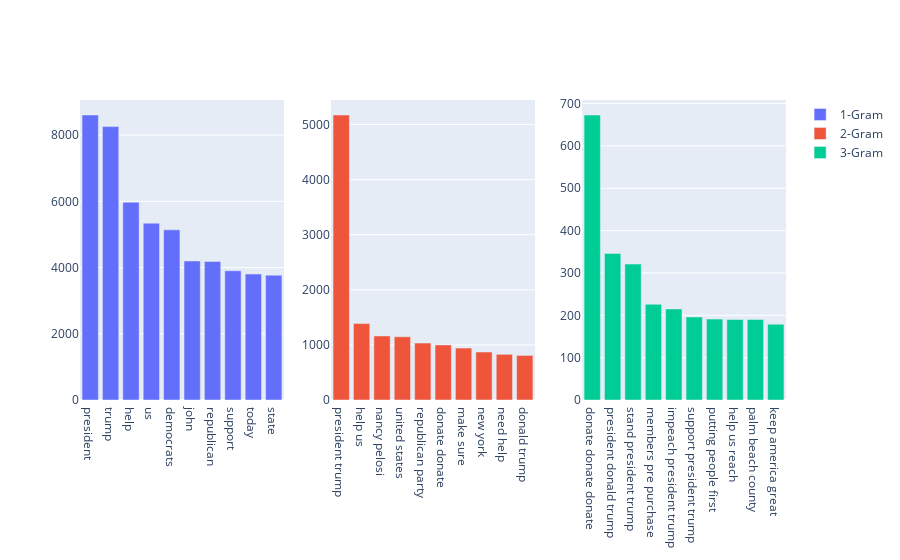

The cell this chart's notebook holds for it:
### Code cell
df_dom_gop = df_dom[df_dom['party']=="Republican"]

top_bigrams1 = pd.DataFrame(get_top_ngram(df_dom_dem['cleaned_body'],1)[:10],columns=['word','count'])
top_bigrams2 = pd.DataFrame(get_top_ngram(df_dom_dem['cleaned_body'],2)[:10],columns=['word','count'])
top_bigrams3 = pd.DataFrame(get_top_ngram(df_dom_dem['cleaned_body'],3)[:10],columns=['word','count'])

#Make subplots to display different slices of data all together on one plot
fig = make_subplots(rows=1, cols=3, start_cell="bottom-left")

fig.add_trace(go.Bar(x=top_bigrams1['word'], y=top_bigrams1['count'], name='1-Gram'),row=1, col=1)
fig.add_trace(go.Bar(x=top_bigrams2['word'], y=top_bigrams2['count'], name='2-Gram'),row=1, col=2)
fig.add_trace(go.Bar(x=top_bigrams3['word'], y=top_bigrams3['count'], name='3-Gram'),row=1, col=3)

fig.show()

### Figure 1 — Plotly figure (JSON) as saved in the notebook; plotly's stock layout.template omitted (floating-point values rounded to 4 significant figures)
{"data": [{"name": "1-Gram", "type": "bar", "x": ["president", "trump", "help", "us", "democrats", "john", "republican", "support", "today", "state"], "xaxis": "x", "y": [8608, 8257, 5975, 5341, 5140, 4199, 4183, 3904, 3804, 3771], "yaxis": "y"}, {"name": "2-Gram", "type": "bar", "x": ["president trump", "help us", "nancy pelosi", "united states", "republican party", "donate donate", "make sure", "new york", "need help", "donald trump"], "xaxis": "x2", "y": [5172, 1387, 1163, 1148, 1033, 1000, 942, 871, 829, 809], "yaxis": "y2"}, {"name": "3-Gram", "type": "bar", "x": ["donate donate donate", "president donald trump", "stand president trump", "members pre purchase", "impeach president trump", "support president trump", "putting people first", "help us reach", "palm beach county", "keep america great"], "xaxis": "x3", "y": [673, 346, 321, 226, 215, 196, 191, 190, 190, 179], "yaxis": "y3"}], "layout": {"xaxis": {"anchor": "y", "domain": [0, 0.2889]}, "xaxis2": {"anchor": "y2", "domain": [0.3556, 0.6444]}, "xaxis3": {"anchor": "y3", "domain": [0.7111, 1]}, "yaxis": {"anchor": "x", "domain": [0, 1]}, "yaxis2": {"anchor": "x2", "domain": [0, 1]}, "yaxis3": {"anchor": "x3", "domain": [0, 1]}}}
